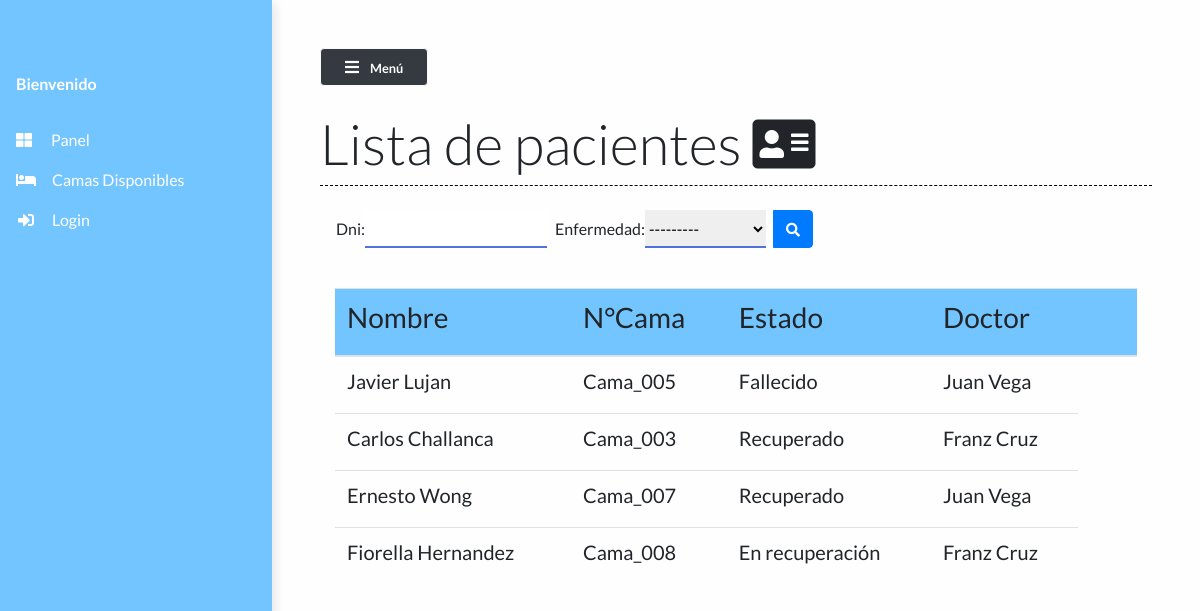
Before: /patient_list/ with the older database file.
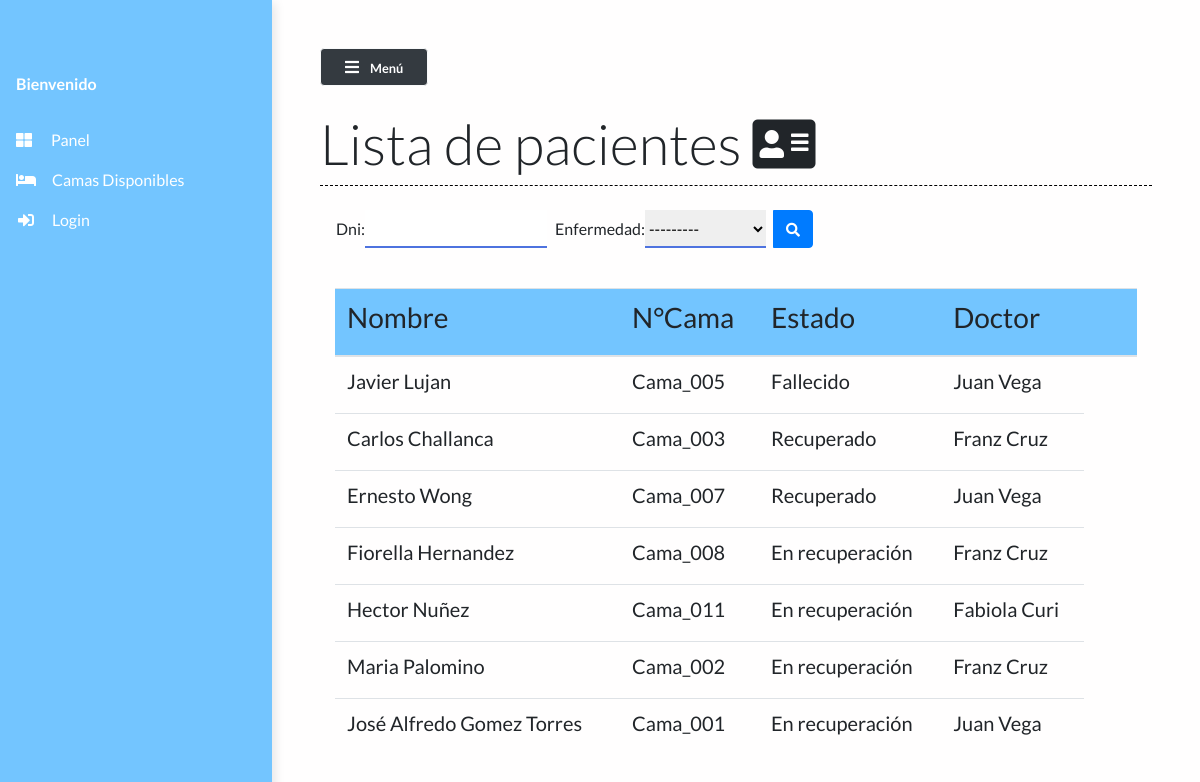
After: the same page with the newer database file.
### main/models.py (models this page shows, shortened)
class Patient(models.Model):
    dni=models.CharField(max_length=8)
    name = models.CharField(max_length=50)
    phone_num = models.CharField(max_length=15)
    address = models.TextField()
    bed_num = models.ForeignKey("Bed", on_delete=models.CASCADE)
    enfermedad=models.ForeignKey("Enfermedad",on_delete=models.CASCADE)
    doctor = models.ForeignKey("Doctor", on_delete=models.CASCADE, null=True)
    doctors_notes = models.TextField(null=True, blank=True)
    status = models.CharField(max_length=50)

class Bed(models.Model):
    bed_number = models.CharField(max_length=50)
    occupied = models.BooleanField()
    def __str__(self):
        return self.bed_number

class Doctor(models.Model):
    name = models.CharField(max_length=100)
    especialidad = models.CharField(max_length=50)
    def __str__(self):
        return self.name

### main/views.py (the view)
# urls.py: path("patient_list/", views.patient_list, name="patient_list"),
def patient_list(request):
    patients = Patient.objects.all()
    myFilter = PatientFilter(request.GET, queryset=patients)
    patients = myFilter.qs
    context = {
        'patients': patients,
        'myFilter': myFilter
    }
    return render(request, 'main/patient_list.html', context)

### main/models.py (called while the page is built)
    def __str__(self):
        return self.name

### main/templates/main/patient_list.html (shortened to what this page needs)
{% extends 'main/base.html' %}
{% load static %}
{% block contentTitle %}
Lista de pacientes <i class="fa fa-address-card"></i>
{% endblock contentTitle %}
{% block content %}
<form class="d-none d-sm-inline-block form-inline mr-auto ml-md-3 my-2 my-md-0 mw-100 navbar-search mb-3" method="GET"
    id="list">
    <div class="input-group">
        {{myFilter.form}}
        <div class="input-group-append">
            <button class="btn btn-primary btn-block" type="submit">
                <i class="fas fa-search fa-sm"></i>
            </button>
        </div>
    </div>
</form>
<div class="container ">
<div class="table-responsive mt-3">
    <table class="table table-hover ">
        <thead>
            <th>
                <h3>Nombre</h3>
            </th>
            <th>
                <h3>N°Cama</h3>
            </th>
            <th>
                <h3>Estado</h3>
            </th>
            <th>
                <h3>Doctor</h3>
            </th>
            <th>
            </th>
            <th>
            </th>
        </thead>
        <tbody>
            {% for patient in patients %}
            <tr class="mx-auto">
                <td scope="row">
                    <h5>{{ patient.name }}</h5>
                </td>
                <td>
                    <h5>{{ patient.bed_num }}</h5>
                </td>
                <td>
                    <h5>{{ patient.status }}</h5>
                </td>
                <td>
                    <h5>{{ patient.doctor }}</h5>
                </td>
            </tr>
            {% endfor %}
        </tbody>
    </table></div>
</div>
{% endblock content %}

### main/templates/main/base.html (shortened to what this page needs)
{% load static %}
<!DOCTYPE html>
<html lang="en">
<head>
  <link rel="stylesheet" href="https://maxcdn.bootstrapcdn.com/bootstrap/4.0.0/css/bootstrap.min.css"
 />
  <link rel="stylesheet" href="https://cdnjs.cloudflare.com/ajax/libs/font-awesome/5.14.0/css/all.min.css"
 />
  <link rel="stylesheet" href="{% static 'styles/base.css' %}" type="text/css" />
  <link rel="stylesheet" href="//code.jquery.com/ui/1.12.1/themes/base/jquery-ui.css">
</head>
<body>
  <div class="vertical-nav" id="sidebar">
    <div class="py-4 px-3 mb-4">
    </div>
    <p class="text-white font-weight-bold px-3 pb-4 mb-0">
      Bienvenido {{user.first_name}}
    </p>
    <ul class="nav flex-column mb-0">
      <li class="nav-item">
            <a href="{% url 'dashboard' %}" class="nav-link text-white">
              <i class="fa fa-th-large mr-3 text-primary"></i> Panel </a>
      </li>
      <li class="nav-item">
        <a href="{% url 'bed_list' %}" class="nav-link text-white">
          <i class="fa fa-bed mr-3 text-primary fa-fw"></i>Camas disponibles
        </a>
      </li>
      {% if request.user.is_authenticated == False %}
      <li class="nav-item">
        <a href="{% url 'login' %}" class="nav-link text-white">
          <i class="fa fa-sign-in-alt mr-3 text-primary fa-fw"></i>Login
        </a>
      </li>
      {% else %}
      <li class="nav-item">
        <a href="{% url 'logout' %}" class="nav-link text-white">
          <i class="fa fa-sign-out-alt mr-3 text-primary fa-fw"></i>Salir
        </a>
      </li>
      {% endif %}
    </ul>
  </div>
  <div class="page-content p-5" id="content">
    <button id="sidebarCollapse" class="btn btn-light bg-dark rounded-pill shadow-sm px-4 mb-4" type="button">
      <i class="fa fa-bars mr-2 text-primary"></i>
      <small class="font-weight-bold text-primary">
        Menú
      </small>
    </button>
    <h2 class="display-4 ">{% block contentTitle %}{% endblock contentTitle %}
    </h2>
    <div class="seperator mt-1 mb-4"></div>
    {% block content %}{% endblock content %}
  </div>
</body>
</html>

### static/styles/base.css (style rules this page uses)
body { background: #fffefe; min-height: 100vh; overflow-x: hidden; font-family:Lato,'Helvetica Neue',Helvetica,Arial,sans-serif; }
.vertical-nav { background: #64bfffe6 !important; min-width: 17rem; height: 100vh; position: fixed; top: 0; left: 0; box-shadow: 3px 3px 10px rgba(0, 0, 0, 0.1); transition: all 0.4s; }
.page-content { width: calc(100% -17rem); margin-left: 17rem; transition: all 0.4s; }
.seperator { margin: 3rem 0; border-bottom: 1px dashed #000000; }
.nav-link { text-transform: capitalize; }
.text-primary { color: #fff !important; }
#id_enfermedad { margin-right: 0.5rem; border: none; outline: none; border-bottom: 2px solid #4e73df; }
#id_dni { margin-right: 0.5rem; border: none; outline: none; border-bottom: 2px solid #4e73df; }
thead { background-color: #64bfffe6; }
table { margin-top: 3%; }

Changed rows visible on the page:
added Patient: name "Hector Nuñez", bed_num "Cama_011", status "En recuperación", doctor "Fabiola Curi"
added Patient: name "Maria Palomino", bed_num "Cama_002", status "En recuperación", doctor "Franz Cruz"
added Patient: name "José Alfredo Gomez Torres", bed_num "Cama_001", status "En recuperación", doctor "Juan Vega"
